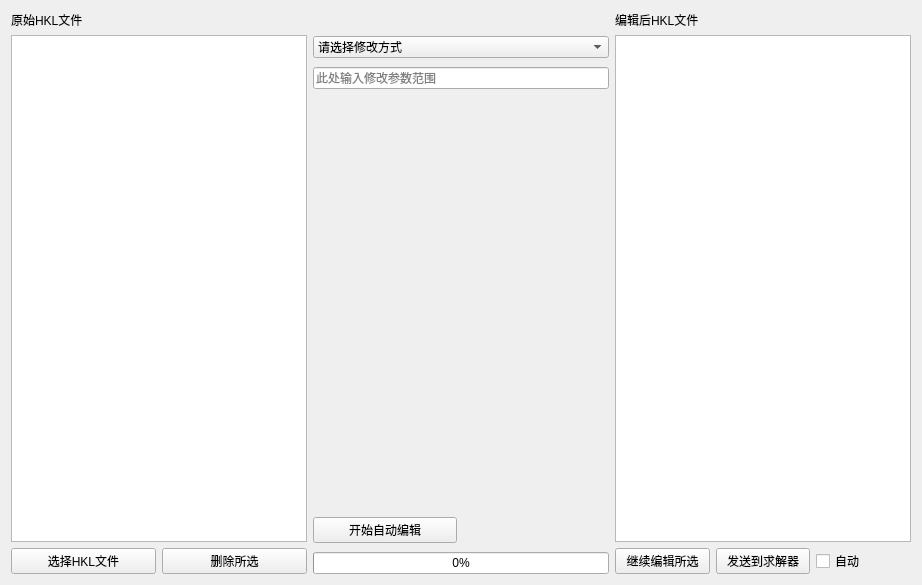
<?xml version="1.0" encoding="UTF-8"?>
<ui version="4.0">
 <class>tabhkleditor</class>
 <widget class="QWidget" name="tabhkleditor">
  <property name="geometry">
   <rect>
    <x>0</x>
    <y>0</y>
    <width>922</width>
    <height>585</height>
   </rect>
  </property>
  <property name="windowTitle">
   <string>Form</string>
  </property>
  <layout class="QHBoxLayout" name="horizontalLayout_2">
   <item>
    <layout class="QVBoxLayout" name="vL_editor_1" stretch="0,0,0">
     <item>
      <widget class="QLabel" name="l_editor_origin">
       <property name="text">
        <string>原始HKL文件</string>
       </property>
      </widget>
     </item>
     <item>
      <widget class="QListView" name="lV_editor_origin">
       <property name="selectionMode">
        <enum>QAbstractItemView::ExtendedSelection</enum>
       </property>
      </widget>
     </item>
     <item>
      <layout class="QHBoxLayout" name="hL_editor_pB1">
       <item>
        <widget class="QPushButton" name="pB_editor_choose">
         <property name="text">
          <string>选择HKL文件</string>
         </property>
        </widget>
       </item>
       <item>
        <widget class="QPushButton" name="pB_editor_delect_origin">
         <property name="text">
          <string>删除所选</string>
         </property>
        </widget>
       </item>
      </layout>
     </item>
    </layout>
   </item>
   <item>
    <layout class="QVBoxLayout" name="vL_editor_2" stretch="0,0,0,0,0">
     <property name="spacing">
      <number>9</number>
     </property>
     <property name="topMargin">
      <number>25</number>
     </property>
     <item>
      <widget class="QComboBox" name="cB_editor_method">
       <property name="currentText">
        <string>请选择修改方式</string>
       </property>
       <property name="currentIndex">
        <number>0</number>
       </property>
       <item>
        <property name="text">
         <string>请选择修改方式</string>
        </property>
       </item>
       <item>
        <property name="text">
         <string>Exp(F+sigma)</string>
        </property>
       </item>
       <item>
        <property name="text">
         <string>Exp(F)</string>
        </property>
       </item>
       <item>
        <property name="text">
         <string>Exp(sigma)</string>
        </property>
       </item>
       <item>
        <property name="text">
         <string>Scale(F+sigma)</string>
        </property>
       </item>
       <item>
        <property name="text">
         <string>temp</string>
        </property>
       </item>
      </widget>
     </item>
     <item>
      <widget class="QLineEdit" name="lE_editor_method">
       <property name="statusTip">
        <string/>
       </property>
       <property name="placeholderText">
        <string>此处输入修改参数范围</string>
       </property>
      </widget>
     </item>
     <item>
      <spacer name="verticalSpacer">
       <property name="orientation">
        <enum>Qt::Vertical</enum>
       </property>
       <property name="sizeHint" stdset="0">
        <size>
         <width>20</width>
         <height>40</height>
        </size>
       </property>
      </spacer>
     </item>
     <item>
      <layout class="QHBoxLayout" name="hL_editor_start">
       <item>
        <widget class="QPushButton" name="pB_editor_start">
         <property name="text">
          <string>开始自动编辑</string>
         </property>
        </widget>
       </item>
       <item alignment="Qt::AlignVCenter">
        <widget class="QLabel" name="l_editor_start">
         <property name="text">
          <string/>
         </property>
         <property name="textFormat">
          <enum>Qt::AutoText</enum>
         </property>
         <property name="scaledContents">
          <bool>false</bool>
         </property>
         <property name="wordWrap">
          <bool>false</bool>
         </property>
         <property name="indent">
          <number>-1</number>
         </property>
        </widget>
       </item>
      </layout>
     </item>
     <item>
      <widget class="QProgressBar" name="bar_editor">
       <property name="value">
        <number>0</number>
       </property>
       <property name="alignment">
        <set>Qt::AlignLeading|Qt::AlignLeft|Qt::AlignVCenter</set>
       </property>
      </widget>
     </item>
    </layout>
   </item>
   <item>
    <layout class="QVBoxLayout" name="vL_editor_3" stretch="0,0,0">
     <item>
      <widget class="QLabel" name="l_editor_modified">
       <property name="text">
        <string>编辑后HKL文件</string>
       </property>
      </widget>
     </item>
     <item>
      <widget class="QListView" name="lV_editor_modified">
       <property name="selectionMode">
        <enum>QAbstractItemView::ExtendedSelection</enum>
       </property>
      </widget>
     </item>
     <item>
      <layout class="QHBoxLayout" name="hL_editor_pB2">
       <item>
        <widget class="QPushButton" name="pB_editor_reselect">
         <property name="text">
          <string>继续编辑所选</string>
         </property>
        </widget>
       </item>
       <item>
        <widget class="QPushButton" name="pB_editor_send">
         <property name="text">
          <string>发送到求解器</string>
         </property>
        </widget>
       </item>
       <item>
        <widget class="QCheckBox" name="cB_editor_autosend">
         <property name="text">
          <string>自动</string>
         </property>
        </widget>
       </item>
      </layout>
     </item>
    </layout>
   </item>
  </layout>
 </widget>
 <resources/>
 <connections/>
</ui>
